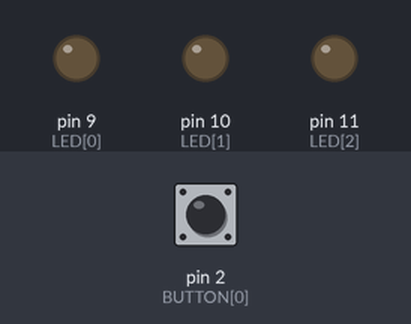
The sketch below on a simulated Arduino Uno, built with avr-gcc and run on an emulated ATmega328P. Shown: output pins drawn as LEDs (lit = HIGH). The inputs (shaded band) are chosen by the test bench; at power-on: pin 2 (BUTTON[0]) LOW.

Above: at 1.2 s.
1.3 s: pin 2 (BUTTON[0]) pulled HIGH for 0.15 s
At 1.7 s:
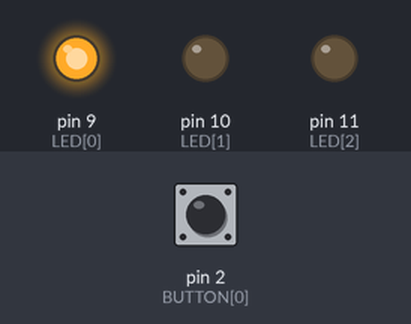
2.9 s: pin 2 (BUTTON[0]) pulled HIGH for 1 s
At 4.1 s:
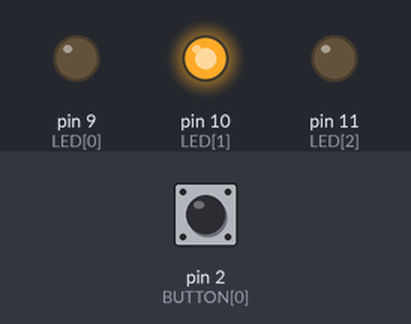
5.4 s: pin 2 (BUTTON[0]) pulled HIGH for 0.15 s
At 6.0 s:
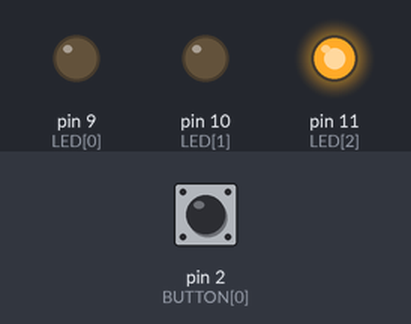
7.0 s: pin 2 (BUTTON[0]) pulled HIGH for 3.2 s
At 8.4 s:
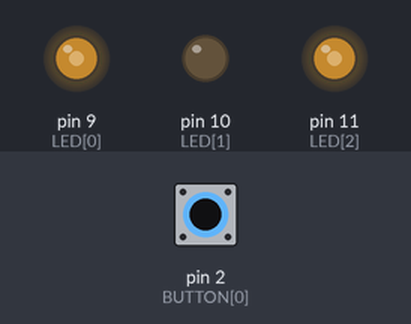
11.7 s: pin 2 (BUTTON[0]) pulled HIGH for 0.15 s
At 12.0 s:
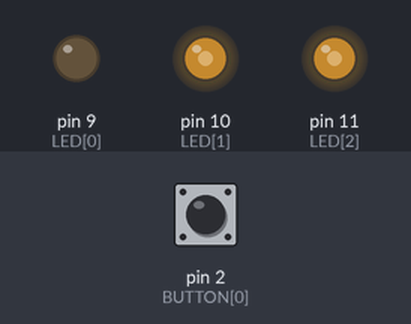
13.3 s: pin 2 (BUTTON[0]) pulled HIGH for 1 s
At 14.4 s:
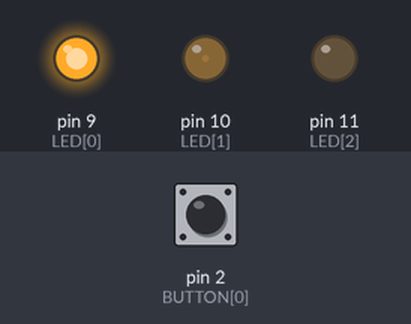
Timing chart, 0 to 16.3 s (numbered marks = the images above; inputs shaded):
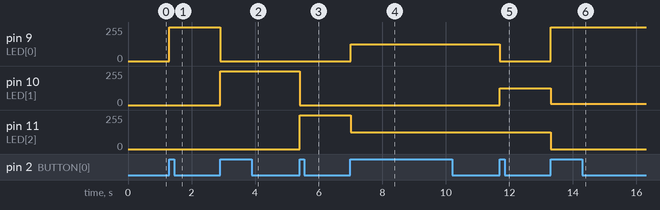

Measured:
- after the input at 1.3 s, pin 9 (LED[0]): 0/255 → 255/255 at once
- after the input at 2.9 s, pin 9 (LED[0]): 255/255 → 0/255 at once; pin 10 (LED[1]): 0/255 → 255/255 at once
- after the input at 5.4 s, pin 10 (LED[1]): 255/255 → 0/255 at once; pin 11 (LED[2]): 0/255 → 255/255 at once
- after the input at 7.0 s, pin 9 (LED[0]): 0/255 → 127/255 at once; pin 11 (LED[2]): 255/255 → 127/255 at once
- after the input at 11.7 s, pin 9 (LED[0]): 127/255 → 0/255 at once; pin 10 (LED[1]): 0/255 → 127/255 at once
- after the input at 13.3 s, pin 9 (LED[0]): 0/255 → 255/255 at once; pin 10 (LED[1]): 127/255 → 10/255 at once; pin 11 (LED[2]): 127/255 → 0/255 at once

The sketch:

Listing_2-6_RGB_EA_JB.ino
```cpp
int LED[]                = {9, 10, 11};        // LED pins
int BUTTON[]             = {2};         // Button pin
boolean lastButton[]     = {LOW};     // Button's last state
boolean currentButton[]  = {LOW};     // Button's current state
int ledMode[]            = {0}; // LED's present state

void setup() {
  for (int i = 0; i < sizeof(LED)/sizeof(int); i++){
    pinMode(LED[i], OUTPUT);
  }
  pinMode(BUTTON[0], INPUT);
}

/*
 * Debouncing function
 */
boolean debounce(boolean last, int button){
  boolean current = digitalRead(button);  // Read Button's state
  if (last != current){                   // If note the same,
    delay(5);                             // Wait for 5 milliseconds
    current = digitalRead(button);        // Read the button's state again
  }
  return current;                         // Assign the new reading to current variable and then return.
}


/*
 * LED Mode Selection
 */
void setMode(int mode){
  //RED
  if(mode == 1){
    digitalWrite(LED[0], HIGH);
    digitalWrite(LED[1], LOW);
    digitalWrite(LED[2], LOW);
  }

  //GREEN
  else if(mode == 2){
    digitalWrite(LED[0], LOW);
    digitalWrite(LED[1], HIGH);
    digitalWrite(LED[2], LOW);
  }

  //BLUE
  else if(mode == 3){
    digitalWrite(LED[0], LOW);
    digitalWrite(LED[1], LOW);
    digitalWrite(LED[2], HIGH);
  }

  //PURPLE (RED + BLUE)
  else if(mode == 4){
    analogWrite(LED[0], 127);
    analogWrite(LED[1], 0);
    analogWrite(LED[2], 127);
  }

  //TEAL (BLUE + GREEN)
  else if(mode == 5){
    analogWrite(LED[0], 0);
    analogWrite(LED[1], 127);
    analogWrite(LED[2], 127);
  }

  //ORANGE (GREEN + RED)
  else if(mode == 6){
    analogWrite(LED[0], 255);
    analogWrite(LED[1], 10);
    analogWrite(LED[2], 0);
  }

  //WHITE (GREEN + RED + BLUE)
  else if(mode == 7){
    analogWrite(LED[0], 255);
    analogWrite(LED[1], 100);
    analogWrite(LED[2], 100);
  }

  //OFF Mode (mode == 0)
  else {
    digitalWrite(LED[0], LOW);
    digitalWrite(LED[1], LOW);
    digitalWrite(LED[2], LOW);
  }
}


void loop() {
  currentButton[0] = debounce(lastButton[0], BUTTON[0]);
  if (lastButton[0] == LOW && currentButton[0] == HIGH){
    ledMode[0]++;
  }
  lastButton[0] = currentButton[0];

  //resetting the counter to 0
  if (ledMode[0] == 8) ledMode[0] = 0;
  setMode(ledMode[0]);

}
```
